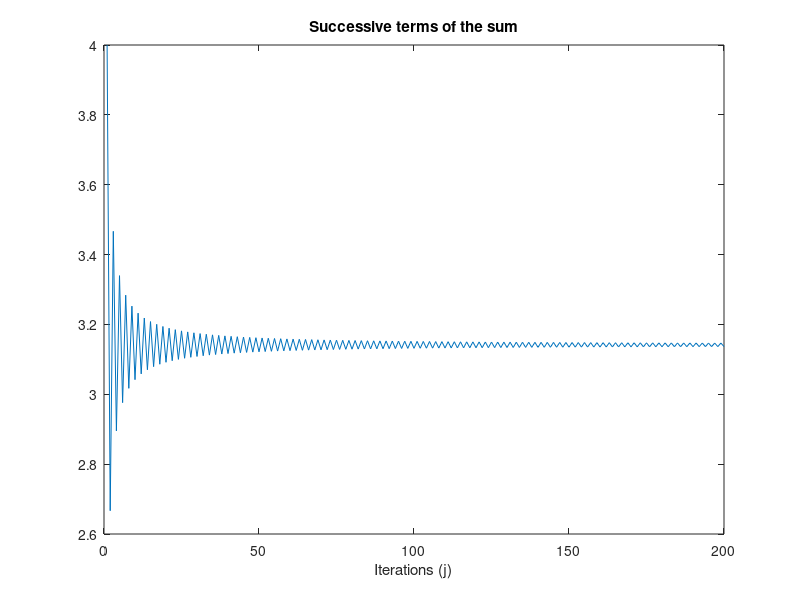

MATLAB code to generate this figure: (Note: this script raises an error after producing the figure.)
%Code to compute an infinite sum using vectorization in Matlab: Leibniz formula for pi. 
%Written by M. Hatcher (18/11/2024). Inspired by LinkedIn post of William Gatt (17/11/2024).

clc, clear

tic

J = 6E7;
Denom = 1:2:J;
vec = (-1).^(1:length(Denom));
vec2 = (Denom).^(-1);
sum = -4*vec*vec2';

toc

%For plots
sum2 = -4*vec.*vec2;
sum32 = cumsum(sum2);
T_plot = round(J/2)*(J<400) + 200*(J>=400);

plot(sum32(1:T_plot)), xlabel('Iterations (j)'), title('Successive terms of the sum'), hold on,
yline(pi,'--k')



